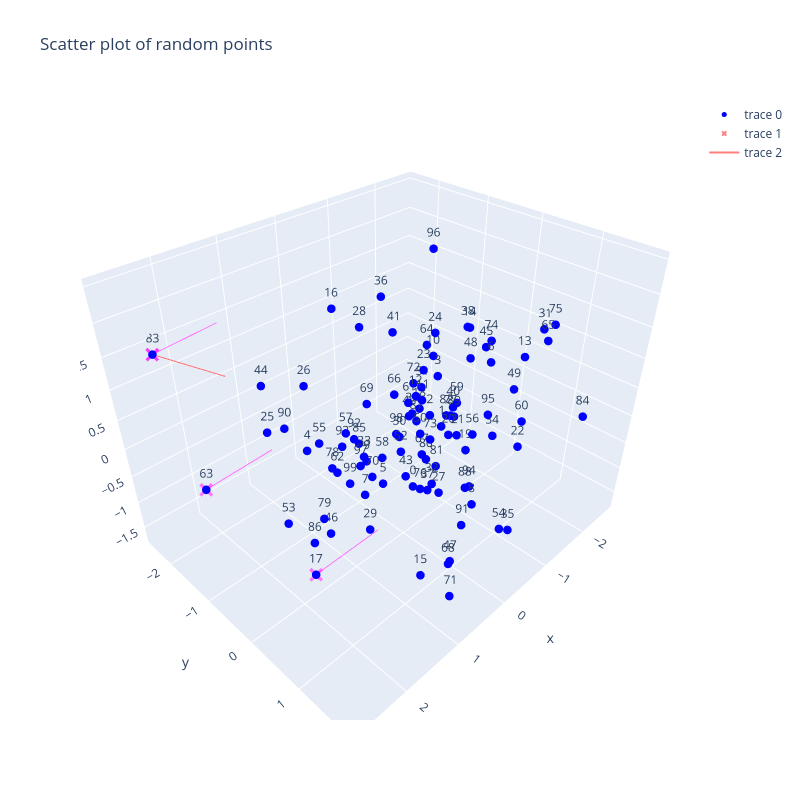

The code cell stored with this chart in its notebook:
### Code cell
scatters = []
scatter_all = go.Scatter3d(
    x=points[:, 0],
    y=points[:, 1],
    z=points[:, 2],
    mode="markers+text",
    marker=dict(size=5, color="blue"),
    text=[str(i) for i in range(num_points)],
    textposition="top center",
)

scatters.append(scatter_all)
fig = go.Figure(data=scatters + hyperplane_scatters + face_scatters)
fig.update_layout(
    title="Scatter plot of random points",
    width=800,
    height=800,
)
fig.show()
